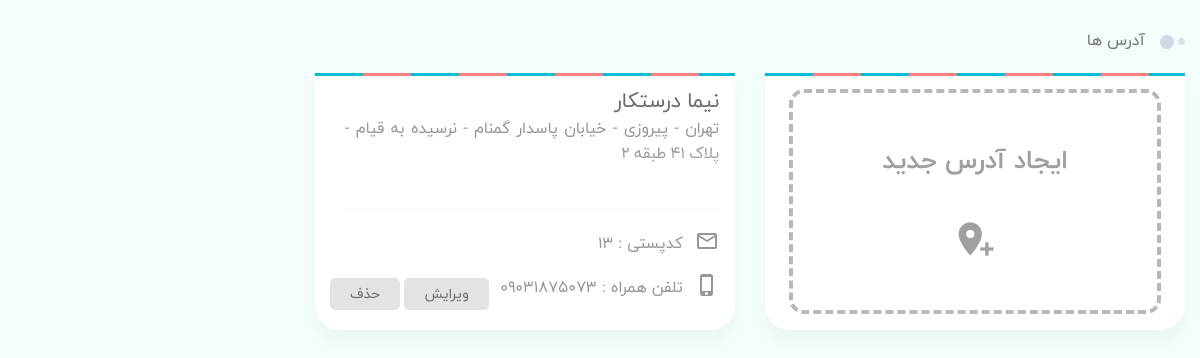
The app's page /profile/addresses (signed in) with its own data.
### eshop_account/models.py (models this page shows, shortened)
class UserAddress(models.Model):
    user = models.ForeignKey(User, on_delete=models.CASCADE, verbose_name='کاربر')
    full_name = models.CharField(blank=True, max_length=60, verbose_name='نام و نام خانوادگی')
    phone = models.CharField(blank=True, max_length=20, verbose_name='تلفن')
    ostan = models.CharField(blank=True, max_length=20, verbose_name='استان')
    city = models.CharField(blank=True, max_length=20, verbose_name='شهر')
    address = models.CharField(blank=True, max_length=150, verbose_name='آدرس پستی')
    post_code = models.IntegerField(blank=True, verbose_name='کد پستی', null=True)
    selected = models.BooleanField(default=False, verbose_name='آدرس منتخب')
    class Meta:
        verbose_name = 'آدرس کاربر'
        verbose_name_plural = 'آدرس کاربران'

### eshop_account/views.py (the view)
# urls.py: path('profile/addresses', profile_addresses, name='profile_addresses'),
def profile_addresses(request):
    current_user = request.user.username
    profile = UserProfile.objects.filter(user__username=current_user).first()
    addresses = UserAddress.objects.filter(user__username=current_user)
    context = {
        'current_user': current_user,
        'profile': profile,
        'addresses': addresses,
    }
    return render(request, 'account/address.html', context)

### eshop_account/templates/account/address.html (shortened to what this page needs)
{% extends 'shared/_MainLayout.html' %}
{% load static %}
{% load render_partial %}
{% load humanize %}
{% block header_ref %}
    <link rel="stylesheet" href="{% static 'css/vendor/nice-select.css' %}">
    <link rel="stylesheet" href="{% static 'css/vendor/nouislider.min.css' %}">
{% endblock %}
{% block content %}
    <main class="main-content dt-sl mt-4 mb-3" style="transform: none;">
        <div class="container main-container" style="transform: none;">
            <div class="row" style="transform: none;">
                <div class="col-xl-9 col-lg-8 col-md-8 col-sm-12">
                    <div class="row">
                        <div class="col-12">
                            <div class="section-title text-sm-title title-wide mb-1 no-after-title-wide dt-sl mb-2 px-res-1">
                                <h2>آدرس ها</h2>
                            </div>
                            <div class="dt-sl">
                                <div class="row">
                                    <div class="col-lg-6 col-md-12">
                                        <div class="card-horizontal-address text-center px-4">
                                            <button class="checkout-address-location" data-toggle="modal"
                                                    data-target="#modal-location">
                                                <strong>ایجاد آدرس جدید</strong>
                                                <i class="mdi mdi-map-marker-plus"></i>
                                            </button>
                                        </div>
                                    </div>
                                    {% for ad in addresses %}
                                        <div class="col-lg-6 col-md-12">
                                            <div class="card-horizontal-address">
                                                <div class="card-horizontal-address-desc">
                                                    <h4 class="card-horizontal-address-full-name">{{ ad.full_name }}</h4>
                                                    <p>
                                                        {{ ad.address }}
                                                    </p>
                                                </div>
                                                <div class="card-horizontal-address-data">
                                                    <ul class="card-horizontal-address-methods float-right">
                                                        <li class="card-horizontal-address-method">
                                                            <i class="mdi mdi-email-outline"></i>
                                                            کدپستی : <span>{{ ad.post_code }}</span>
                                                        </li>
                                                        <li class="card-horizontal-address-method">
                                                            <i class="mdi mdi-cellphone-iphone"></i>
                                                            تلفن همراه : <span>{{ ad.phone }}</span>
                                                        </li>
                                                    </ul>
                                                    <div class="card-horizontal-address-actions">
                                                        <button class="btn-note" data-toggle="modal"
                                                                data-target="#modal-location-edit{{ ad.id }}">ویرایش
                                                        </button>
                                                        <button class="btn-note" data-toggle="modal"
                                                                data-target="#remove-location{{ ad.id }}">حذف
                                                        </button>
                                                    </div>
                                                </div>
                                            </div>
                                        </div>
                                    {% endfor %}
                                </div>
                            </div>
                        </div>
                    </div>
                </div>
            </div>
        </div>
    </main>
{% endblock %}

### records on screen
UserAddress: full_name "نیما درستکار", address "تهران - پیروزی - خیابان پاسدار گمنام - نرسیده به قیام - پلاک ۴۱ طبقه ۲", post_code "13", phone "09031875073"
